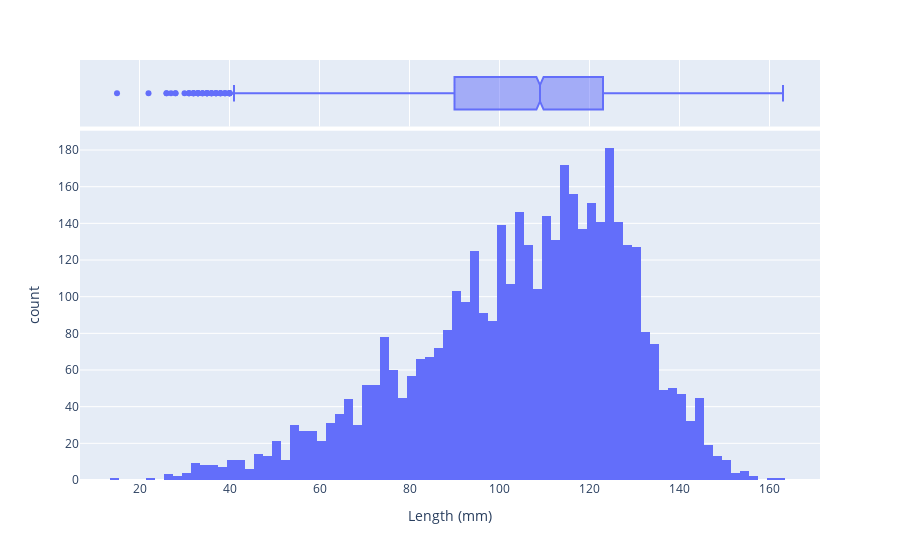

Here is the notebook cell this chart was saved with:
### Code cell
px.histogram(df, x = "length", marginal='box', labels={"length":"Length (mm)"})

### Figure 1 — Plotly figure (JSON) as saved in the notebook; plotly's stock layout.template omitted (floating-point values rounded to 4 significant figures; data arrays with more than 128 entries replaced by an {"elided": "..."} marker saying what was removed)
{"data": [{"alignmentgroup": "True", "bingroup": "x", "hovertemplate": "Length (mm)=%{x}<br>count=%{y}<extra></extra>", "legendgroup": "", "marker": {"color": "#636efa"}, "name": "", "offsetgroup": "", "orientation": "v", "showlegend": false, "type": "histogram", "x": {"elided": "4177 int values"}, "xaxis": "x", "yaxis": "y"}, {"alignmentgroup": "True", "hovertemplate": "Length (mm)=%{x}<extra></extra>", "legendgroup": "", "marker": {"color": "#636efa"}, "name": "", "notched": true, "offsetgroup": "", "showlegend": false, "type": "box", "x": {"elided": "4177 int values"}, "xaxis": "x2", "yaxis": "y2"}], "layout": {"autosize": true, "barmode": "relative", "legend": {"tracegroupgap": 0}, "margin": {"t": 60}, "xaxis": {"anchor": "y", "autorange": true, "domain": [0, 1], "range": [6.778, 171.2], "title": {"text": "Length (mm)"}, "type": "linear"}, "xaxis2": {"anchor": "y2", "autorange": true, "domain": [0, 1], "matches": "x", "range": [6.778, 171.2], "showgrid": true, "showticklabels": false, "type": "linear"}, "yaxis": {"anchor": "x", "autorange": true, "domain": [0, 0.8316], "range": [0, 190.5], "title": {"text": "count"}}, "yaxis2": {"anchor": "x2", "autorange": true, "domain": [0.8416, 1], "matches": "y2", "range": [-0.5, 0.5], "showgrid": false, "showline": false, "showticklabels": false, "ticks": "", "type": "category"}}}
